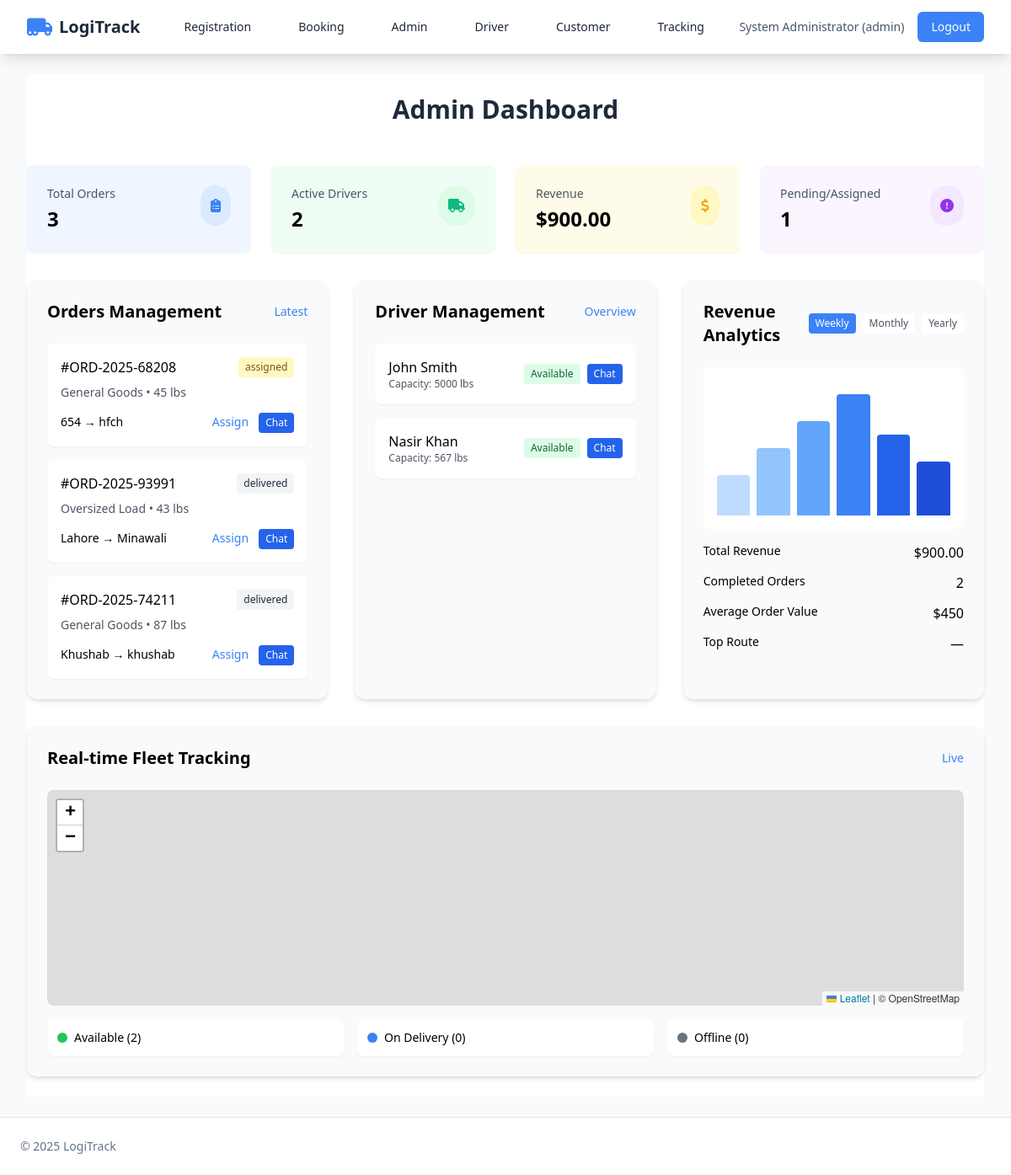
Page /admin/index.php (signed in) on the committed database.
### tables this page shows
CREATE TABLE `shipments` (
  `id` int(11) NOT NULL,
  `order_number` varchar(30) NOT NULL,
  `customer_id` int(11) NOT NULL,
  `driver_id` int(11) DEFAULT NULL,
  `cargo_type` varchar(100) DEFAULT NULL,
  `container_size` varchar(50) DEFAULT NULL,
  `weight_lbs` int(11) DEFAULT NULL,
  `volume_cuft` int(11) DEFAULT NULL,
  `special_instructions` text DEFAULT NULL,
  `pickup_name` varchar(150) DEFAULT NULL,
  `pickup_address1` varchar(255) DEFAULT NULL,
  `pickup_city` varchar(100) DEFAULT NULL,
  `pickup_state` varchar(64) DEFAULT NULL,
  `pickup_zip` varchar(20) DEFAULT NULL,
  `pickup_contact` varchar(120) DEFAULT NULL,
  `pickup_phone` varchar(50) DEFAULT NULL,
  `pickup_datetime` datetime DEFAULT NULL,
  `delivery_name` varchar(150) DEFAULT NULL,
  `delivery_address1` varchar(255) DEFAULT NULL,
  `delivery_city` varchar(100) DEFAULT NULL,
  `delivery_state` varchar(64) DEFAULT NULL,
  `delivery_zip` varchar(20) DEFAULT NULL,
  `delivery_contact` varchar(120) DEFAULT NULL,
  `delivery_phone` varchar(50) DEFAULT NULL,
  `delivery_deadline` datetime DEFAULT NULL,
  `status` enum('pending','assigned','en_route_to_pickup','at_pickup','in_transit','delivered','cancelled') DEFAULT 'pending',
  `base_rate` decimal(10,2) DEFAULT 0.00,
  `distance_fee` decimal(10,2) DEFAULT 0.00,
  `surcharge` decimal(10,2) DEFAULT 0.00,
  `total_amount` decimal(10,2) DEFAULT 0.00,
  `paid` tinyint(1) DEFAULT 0,
  `created_at` datetime DEFAULT current_timestamp(),
  `updated_at` datetime DEFAULT current_timestamp() ON UPDATE current_timestamp()
);

CREATE TABLE `driver_profiles` (
  `user_id` int(11) NOT NULL,
  `license_number` varchar(60) NOT NULL,
  `vehicle_make` varchar(100) DEFAULT NULL,
  `vehicle_model` varchar(100) DEFAULT NULL,
  `vehicle_plate` varchar(50) DEFAULT NULL,
  `capacity_lbs` int(11) DEFAULT NULL,
  `availability` tinyint(1) DEFAULT 1,
  `rating` decimal(2,1) DEFAULT 5.0
);

CREATE TABLE `users` (
  `id` int(11) NOT NULL,
  `role` enum('admin','customer','driver') NOT NULL,
  `email` varchar(190) NOT NULL,
  `password_hash` varchar(255) NOT NULL,
  `name` varchar(120) NOT NULL,
  `company` varchar(150) DEFAULT NULL,
  `phone` varchar(50) DEFAULT NULL,
  `status` enum('active','pending','suspended') DEFAULT 'active',
  `email_verified` tinyint(1) DEFAULT 0,
  `created_at` datetime DEFAULT current_timestamp(),
  `last_login` datetime DEFAULT NULL
);

### config.php (called while the page is built, shortened)
<?php
function base_path(string $path = ''): string {
  $base = '/logi';
  return $base . $path;
}

### auth.php (called while the page is built, shortened)
<?php
require_once __DIR__ . '/config.php';
function current_user(): ?array {
  return $_SESSION['user'] ?? null;
}

### admin/index.php (the view, shortened to what this page needs)
<?php
require_once __DIR__ . '/../auth.php';
require_once __DIR__ . '/../partials/header.php';
$totOrders = (int)$pdo->query("SELECT COUNT(*) c FROM shipments")->fetch()['c'];
$activeDrivers = (int)$pdo->query("SELECT COUNT(*) c FROM driver_profiles WHERE availability = 1")->fetch()['c'];
$revenue = (float)$pdo->query("SELECT COALESCE(SUM(total_amount),0) s FROM shipments WHERE status = 'delivered'")->fetch()['s'];
$pending = (int)$pdo->query("SELECT COUNT(*) c FROM shipments WHERE status IN ('pending','assigned')")->fetch()['c'];
$latest = $pdo->query("SELECT s.*, u.name AS customer_name FROM shipments s JOIN users u ON u.id = s.customer_id ORDER BY s.created_at DESC LIMIT 10")->fetchAll();
$drivers = $pdo->query("SELECT u.id, u.name, dp.capacity_lbs, dp.availability FROM users u JOIN driver_profiles dp ON dp.user_id=u.id ORDER BY u.name")->fetchAll();
$onDeliveryDrivers = (int)$pdo->query("SELECT COUNT(DISTINCT driver_id) c FROM shipments WHERE status IN ('en_route_to_pickup','at_pickup','in_transit') AND driver_id IS NOT NULL")->fetch()['c'];
$offlineDrivers = (int)$pdo->query("SELECT COUNT(*) c FROM driver_profiles WHERE availability = 0")->fetch()['c'];
?>
<section id="admin" class="py-6 bg-white section">
  <h2 class="text-3xl font-bold text-center mb-12 text-dark">Admin Dashboard</h2>
  <div class="grid md:grid-cols-4 gap-6 mb-8">
    <div class="bg-blue-50 p-6 rounded-lg shadow-sm">
      <div class="flex justify-between items-start">
        <div><p class="text-sm text-gray-600">Total Orders</p><h3 class="text-2xl font-bold mt-1"><?= $totOrders; ?></h3></div>
        <div class="bg-blue-100 p-3 rounded-full"><i class="fas fa-clipboard-list text-primary"></i></div>
      </div>
    </div>
    <div class="bg-green-50 p-6 rounded-lg shadow-sm">
      <div class="flex justify-between items-start">
        <div><p class="text-sm text-gray-600">Active Drivers</p><h3 class="text-2xl font-bold mt-1"><?= $activeDrivers; ?></h3></div>
        <div class="bg-green-100 p-3 rounded-full"><i class="fas fa-truck text-secondary"></i></div>
      </div>
    </div>
    <div class="bg-yellow-50 p-6 rounded-lg shadow-sm">
      <div class="flex justify-between items-start">
        <div><p class="text-sm text-gray-600">Revenue</p><h3 class="text-2xl font-bold mt-1">$<?= number_format($revenue, 2); ?></h3></div>
        <div class="bg-yellow-100 p-3 rounded-full"><i class="fas fa-dollar-sign text-accent"></i></div>
      </div>
    </div>
    <div class="bg-purple-50 p-6 rounded-lg shadow-sm">
      <div class="flex justify-between items-start">
        <div><p class="text-sm text-gray-600">Pending/Assigned</p><h3 class="text-2xl font-bold mt-1"><?= $pending; ?></h3></div>
        <div class="bg-purple-100 p-3 rounded-full"><i class="fas fa-exclamation-circle text-purple-600"></i></div>
      </div>
    </div>
  </div>
  <div class="grid md:grid-cols-3 gap-8">
    <div class="bg-gray-50 rounded-xl p-6 shadow-md">
      <div class="flex justify-between items-center mb-6">
        <h3 class="text-xl font-semibold">Orders Management</h3>
        <span class="text-primary text-sm font-medium">Latest</span>
      </div>
      <div class="space-y-4">
        <?php foreach ($latest as $o): ?>
        <div class="bg-white p-4 rounded-lg shadow-sm">
          <div class="flex justify-between items-center mb-2">
            <span class="font-medium">#<?= htmlspecialchars($o['order_number']); ?></span>
            <span class="text-xs px-2 py-1 rounded
              <?= $o['status']==='pending'?'bg-blue-100 text-blue-800':
                  ($o['status']==='in_transit'?'bg-green-100 text-green-800':
                  ($o['status']==='assigned'?'bg-yellow-100 text-yellow-800':'bg-gray-100 text-gray-800')) ?>">
              <?= htmlspecialchars($o['status']); ?>
            </span>
          </div>
          <p class="text-sm text-gray-600"><?= htmlspecialchars($o['cargo_type']); ?> • <?= (int)$o['weight_lbs']; ?> lbs</p>
        <div class="flex justify-between items-center mt-3">
  <span class="text-sm"><?= htmlspecialchars($o['pickup_city']); ?> → <?= htmlspecialchars($o['delivery_city']); ?></span>
  <div class="space-x-2">
    <a class="text-sm font-medium text-primary" href="assign_shipment.php?id=<?= (int)$o['id']; ?>">Assign</a>
    <button class="text-xs bg-blue-600 text-white px-2 py-1 rounded hover:bg-blue-700"
            onclick="openShipmentChat(<?= (int)$o['id']; ?>, 'Shipment #<?= htmlspecialchars($o['order_number']); ?>')">
      Chat
    </button>
  </div>
</div>
        </div>
        <?php endforeach; ?>
      </div>
    </div>
    <div class="bg-gray-50 rounded-xl p-6 shadow-md">
      <div class="flex justify-between items-center mb-6">
        <h3 class="text-xl font-semibold">Driver Management</h3>
        <span class="text-primary text-sm font-medium">Overview</span>
      </div>
      <div class="space-y-4">
        <?php foreach ($drivers as $d): ?>
        <div class="bg-white p-4 rounded-lg shadow-sm">
          <div class="flex items-center justify-between">
  <div>
    <h4 class="font-medium"><?= htmlspecialchars($d['name']); ?></h4>
    <p class="text-xs text-gray-600">Capacity: <?= (int)$d['capacity_lbs']; ?> lbs</p>
  </div>
  <div class="flex items-center space-x-2">
    <span class="text-xs px-2 py-1 rounded <?= $d['availability'] ? 'bg-green-100 text-green-800' : 'bg-gray-100 text-gray-800'; ?>">
      <?= $d['availability'] ? 'Available' : 'Unavailable'; ?>
    </span>
    <button class="text-xs bg-blue-600 text-white px-2 py-1 rounded hover:bg-blue-700"
            onclick="openAdminDriverChat(<?= (int)$d['id']; ?>, 'Chat: <?= htmlspecialchars($d['name']); ?>')">
      Chat
    </button>
  </div>
</div>
        </div>
        <?php endforeach; ?>
      </div>
    </div>
    <div class="bg-gray-50 rounded-xl p-6 shadow-md">
      <div class="flex justify-between items-center mb-6">
        <h3 class="text-xl font-semibold">Revenue Analytics</h3>
        <div class="flex space-x-2">
          <button class="text-xs bg-primary text-white px-2 py-1 rounded">Weekly</button>
          <button class="text-xs bg-white text-gray-600 px-2 py-1 rounded">Monthly</button>
          <button class="text-xs bg-white text-gray-600 px-2 py-1 rounded">Yearly</button>
        </div>
      </div>
      <div class="h-48 bg-white rounded-lg p-4 flex items-center justify-center mb-4">
        <div class="w-full h-full flex items-end space-x-2">
          <div class="w-1/6 bg-blue-200 rounded-t" style="height: 30%;"></div>
          <div class="w-1/6 bg-blue-300 rounded-t" style="height: 50%;"></div>
          <div class="w-1/6 bg-blue-400 rounded-t" style="height: 70%;"></div>
          <div class="w-1/6 bg-blue-500 rounded-t" style="height: 90%;"></div>
          <div class="w-1/6 bg-blue-600 rounded-t" style="height: 60%;"></div>
          <div class="w-1/6 bg-blue-700 rounded-t" style="height: 40%;"></div>
        </div>
      </div>
      <div class="space-y-3">
        <div class="flex justify-between"><span class="text-sm">Total Revenue</span><span class="font-medium">$<?= number_format($revenue,2); ?></span></div>
        <div class="flex justify-between"><span class="text-sm">Completed Orders</span><span class="font-medium"><?= (int)$pdo->query("SELECT COUNT(*) c FROM shipments WHERE status='delivered'")->fetch()['c']; ?></span></div>
        <div class="flex justify-between"><span class="text-sm">Average Order Value</span><span class="font-medium">$<?= number_format($revenue / max(1,(int)$pdo->query("SELECT COUNT(*) c FROM shipments WHERE status='delivered'")->fetch()['c']), 0); ?></span></div>
        <div class="flex justify-between"><span class="text-sm">Top Route</span><span class="font-medium">—</span></div>
      </div>
    </div>
  </div>
  <div class="mt-8 bg-gray-50 rounded-xl p-6 shadow-md">
    <div class="flex justify-between items-center mb-6">
      <h3 class="text-xl font-semibold">Real-time Fleet Tracking</h3>
      <span class="text-primary text-sm font-medium">Live</span>
    </div>
    <div id="fleet-map" class="h-64 w-full rounded-lg relative"></div>
    <div class="mt-4 grid md:grid-cols-3 gap-4">
      <div class="bg-white p-3 rounded-lg shadow-sm flex items-center space-x-2">
        <div class="w-3 h-3 rounded-full bg-green-500"></div><span class="text-sm">Available (<?= $activeDrivers; ?>)</span>
      </div>
      <div class="bg-white p-3 rounded-lg shadow-sm flex items-center space-x-2">
        <div class="w-3 h-3 rounded-full bg-blue-500"></div><span class="text-sm">On Delivery (<?= $onDeliveryDrivers; ?>)</span>
      </div>
      <div class="bg-white p-3 rounded-lg shadow-sm flex items-center space-x-2">
        <div class="w-3 h-3 rounded-full bg-gray-500"></div><span class="text-sm">Offline (<?= $offlineDrivers; ?>)</span>
      </div>
    </div>
  </div>
</section>
<?php require_once __DIR__ . '/../partials/footer.php'; ?>

### partials/header.php (shortened to what this page needs)
<?php
require_once __DIR__ . '/../config.php';
require_once __DIR__ . '/../auth.php';
$user = current_user();
function navLink($label, $href, $active = false) {
  return '<a href="'.$href.'" class="text-dark hover:text-primary px-3 py-2 text-sm font-medium'.($active?' text-primary':'').'">'.$label.'</a>';
}
?>
<!DOCTYPE html>
<html lang="en">
<head>
  <script src="https://cdn.tailwindcss.com"></script>
  <link rel="stylesheet" href="https://cdnjs.cloudflare.com/ajax/libs/font-awesome/6.4.0/css/all.min.css">
  <link rel="stylesheet" href="https://unpkg.com/leaflet@1.9.4/dist/leaflet.css">
</head>
<body class="bg-gray-50 font-sans">
<nav class="bg-white shadow-lg sticky top-0 z-50">
  <div class="max-w-7xl mx-auto px-4 sm:px-6 lg:px-8">
    <div class="flex justify-between h-16">
      <div class="flex items-center">
        <div class="flex-shrink-0 flex items-center">
          <i class="fas fa-truck-moving text-primary text-2xl mr-2"></i>
          <a href="<?= base_path('/'); ?>" class="text-xl font-bold text-dark">LogiTrack</a>
        </div>
        <div class="hidden md:ml-10 md:flex md:space-x-8">
          <?= navLink('Registration', base_path('/register.php')); ?>
          <?php if ($user && $user['role']==='customer'): ?>
            <?= navLink('Booking', base_path('/customer/new_shipment.php')); ?>
          <?php else: ?>
            <?= navLink('Booking', base_path('/login.php')); ?>
          <?php endif; ?>
          <?php if ($user && $user['role']==='admin'): ?>
            <?= navLink('Admin', base_path('/admin/index.php')); ?>
          <?php else: ?>
            <?= navLink('Admin', base_path('/login.php')); ?>
          <?php endif; ?>
          <?php if ($user && $user['role']==='driver'): ?>
            <?= navLink('Driver', base_path('/driver/index.php')); ?>
          <?php else: ?>
            <?= navLink('Driver', base_path('/login.php')); ?>
          <?php endif; ?>
          <?php if ($user && $user['role']==='customer'): ?>
            <?= navLink('Customer', base_path('/customer/index.php')); ?>
            <?= navLink('Tracking', base_path('/customer/index.php')); ?>
          <?php else: ?>
            <?= navLink('Customer', base_path('/login.php')); ?>
            <?= navLink('Tracking', base_path('/login.php')); ?>
          <?php endif; ?>
        </div>
      </div>
      <div class="hidden md:flex items-center space-x-4">
        <?php if ($user): ?>
          <span class="text-sm text-slate-600"><?= htmlspecialchars($user['name']); ?> (<?= $user['role']; ?>)</span>
          <a href="<?= base_path('/logout.php'); ?>" class="bg-primary text-white px-4 py-2 rounded-md text-sm font-medium hover:bg-blue-700">Logout</a>
        <?php endif; ?>
      </div>
    </div>
  </div>
</nav>
<div class="max-w-7xl mx-auto px-4 sm:px-6 lg:px-8 py-6">

### partials/footer.php (shortened to what this page needs)
</div>
<footer class="bg-white border-t">
  <div class="max-w-7xl mx-auto px-6 py-6 text-sm text-slate-500">
    © <?= date('Y'); ?> LogiTrack
  </div>
</footer>
</body>
</html>

### partials/header.php (style rules this page uses)
.section { animation: fadeIn 0.5s ease-out forwards; }

### rows in the picture
shipments: order_number "ORD-2025-68208", status "assigned", cargo_type "General Goods", weight_lbs "45", pickup_city "654", delivery_city "hfch"
shipments: order_number "ORD-2025-93991", status "delivered", cargo_type "Oversized Load", weight_lbs "43", pickup_city "Lahore", delivery_city "Minawali"
shipments: order_number "ORD-2025-74211", status "delivered", cargo_type "General Goods", weight_lbs "87", pickup_city "Khushab", delivery_city "khushab"
driver_profiles: user_id.name "John Smith", capacity_lbs "5000", availability "Available"
driver_profiles: user_id.name "Nasir Khan", capacity_lbs "567", availability "Available"

### other values in the picture
$label "Registration Booking Admin Driver Customer Tracking"
$user['name'] "System Administrator"
$user['role'] "admin"
$totOrders "3"
$activeDrivers "2"
$revenue "900.00"
$pending "1"
$onDeliveryDrivers "0"
$offlineDrivers "0"
